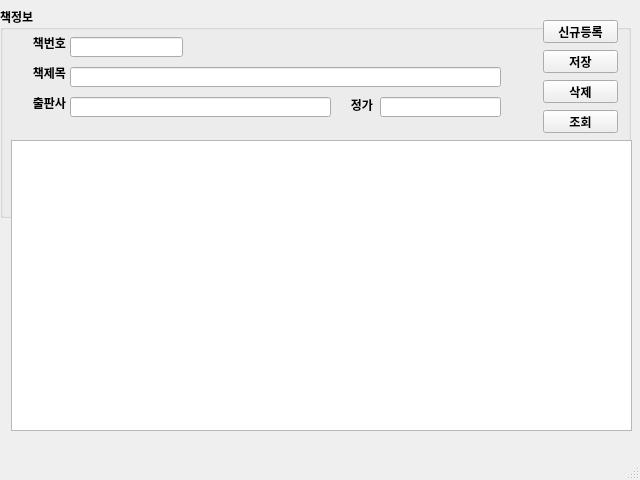
<?xml version="1.0" encoding="UTF-8"?>
<ui version="4.0">
 <class>MainWindow</class>
 <widget class="QMainWindow" name="MainWindow">
  <property name="geometry">
   <rect>
    <x>0</x>
    <y>0</y>
    <width>640</width>
    <height>480</height>
   </rect>
  </property>
  <property name="font">
   <font>
    <family>나눔고딕</family>
    <weight>75</weight>
    <bold>true</bold>
   </font>
  </property>
  <property name="windowTitle">
   <string>MainWindow</string>
  </property>
  <widget class="QWidget" name="centralwidget">
   <widget class="QGroupBox" name="groupBox">
    <property name="geometry">
     <rect>
      <x>0</x>
      <y>7</y>
      <width>631</width>
      <height>211</height>
     </rect>
    </property>
    <property name="title">
     <string>책정보</string>
    </property>
    <widget class="QPushButton" name="btnNew">
     <property name="geometry">
      <rect>
       <x>543</x>
       <y>13</y>
       <width>75</width>
       <height>23</height>
      </rect>
     </property>
     <property name="font">
      <font>
       <family>나눔고딕</family>
       <weight>75</weight>
       <bold>true</bold>
      </font>
     </property>
     <property name="text">
      <string>신규등록</string>
     </property>
    </widget>
    <widget class="QPushButton" name="btnSave">
     <property name="geometry">
      <rect>
       <x>543</x>
       <y>43</y>
       <width>75</width>
       <height>23</height>
      </rect>
     </property>
     <property name="text">
      <string>저장</string>
     </property>
    </widget>
    <widget class="QPushButton" name="btnDel">
     <property name="geometry">
      <rect>
       <x>543</x>
       <y>73</y>
       <width>75</width>
       <height>23</height>
      </rect>
     </property>
     <property name="text">
      <string>삭제</string>
     </property>
    </widget>
    <widget class="QLineEdit" name="txtBookid">
     <property name="geometry">
      <rect>
       <x>70</x>
       <y>30</y>
       <width>113</width>
       <height>20</height>
      </rect>
     </property>
     <property name="inputMethodHints">
      <set>Qt::ImhFormattedNumbersOnly</set>
     </property>
    </widget>
    <widget class="QLineEdit" name="txtBookname">
     <property name="geometry">
      <rect>
       <x>70</x>
       <y>60</y>
       <width>431</width>
       <height>20</height>
      </rect>
     </property>
    </widget>
    <widget class="QLabel" name="label">
     <property name="geometry">
      <rect>
       <x>10</x>
       <y>30</y>
       <width>56</width>
       <height>12</height>
      </rect>
     </property>
     <property name="text">
      <string>책번호</string>
     </property>
     <property name="alignment">
      <set>Qt::AlignRight|Qt::AlignTrailing|Qt::AlignVCenter</set>
     </property>
    </widget>
    <widget class="QLabel" name="label_2">
     <property name="geometry">
      <rect>
       <x>10</x>
       <y>60</y>
       <width>56</width>
       <height>12</height>
      </rect>
     </property>
     <property name="text">
      <string>책제목</string>
     </property>
     <property name="alignment">
      <set>Qt::AlignRight|Qt::AlignTrailing|Qt::AlignVCenter</set>
     </property>
    </widget>
    <widget class="QLineEdit" name="txtPrice">
     <property name="geometry">
      <rect>
       <x>380</x>
       <y>90</y>
       <width>121</width>
       <height>20</height>
      </rect>
     </property>
    </widget>
    <widget class="QLabel" name="label_3">
     <property name="geometry">
      <rect>
       <x>317</x>
       <y>92</y>
       <width>56</width>
       <height>12</height>
      </rect>
     </property>
     <property name="text">
      <string>정가</string>
     </property>
     <property name="alignment">
      <set>Qt::AlignRight|Qt::AlignTrailing|Qt::AlignVCenter</set>
     </property>
    </widget>
    <widget class="QLabel" name="label_4">
     <property name="geometry">
      <rect>
       <x>10</x>
       <y>90</y>
       <width>56</width>
       <height>12</height>
      </rect>
     </property>
     <property name="text">
      <string>출판사</string>
     </property>
     <property name="alignment">
      <set>Qt::AlignRight|Qt::AlignTrailing|Qt::AlignVCenter</set>
     </property>
    </widget>
    <widget class="QLineEdit" name="txtPublisher">
     <property name="geometry">
      <rect>
       <x>70</x>
       <y>90</y>
       <width>261</width>
       <height>20</height>
      </rect>
     </property>
    </widget>
    <widget class="QPushButton" name="btnReload">
     <property name="geometry">
      <rect>
       <x>543</x>
       <y>103</y>
       <width>75</width>
       <height>23</height>
      </rect>
     </property>
     <property name="text">
      <string>조회</string>
     </property>
    </widget>
   </widget>
   <widget class="QTableWidget" name="tblBooks">
    <property name="geometry">
     <rect>
      <x>11</x>
      <y>140</y>
      <width>621</width>
      <height>291</height>
     </rect>
    </property>
   </widget>
  </widget>
  <widget class="QMenuBar" name="menubar">
   <property name="geometry">
    <rect>
     <x>0</x>
     <y>0</y>
     <width>640</width>
     <height>21</height>
    </rect>
   </property>
  </widget>
  <widget class="QStatusBar" name="statusbar"/>
 </widget>
 <tabstops>
  <tabstop>txtBookid</tabstop>
  <tabstop>txtBookname</tabstop>
  <tabstop>txtPublisher</tabstop>
  <tabstop>txtPrice</tabstop>
  <tabstop>btnNew</tabstop>
  <tabstop>btnSave</tabstop>
  <tabstop>btnDel</tabstop>
  <tabstop>btnReload</tabstop>
  <tabstop>tblBooks</tabstop>
 </tabstops>
 <resources/>
 <connections/>
</ui>
